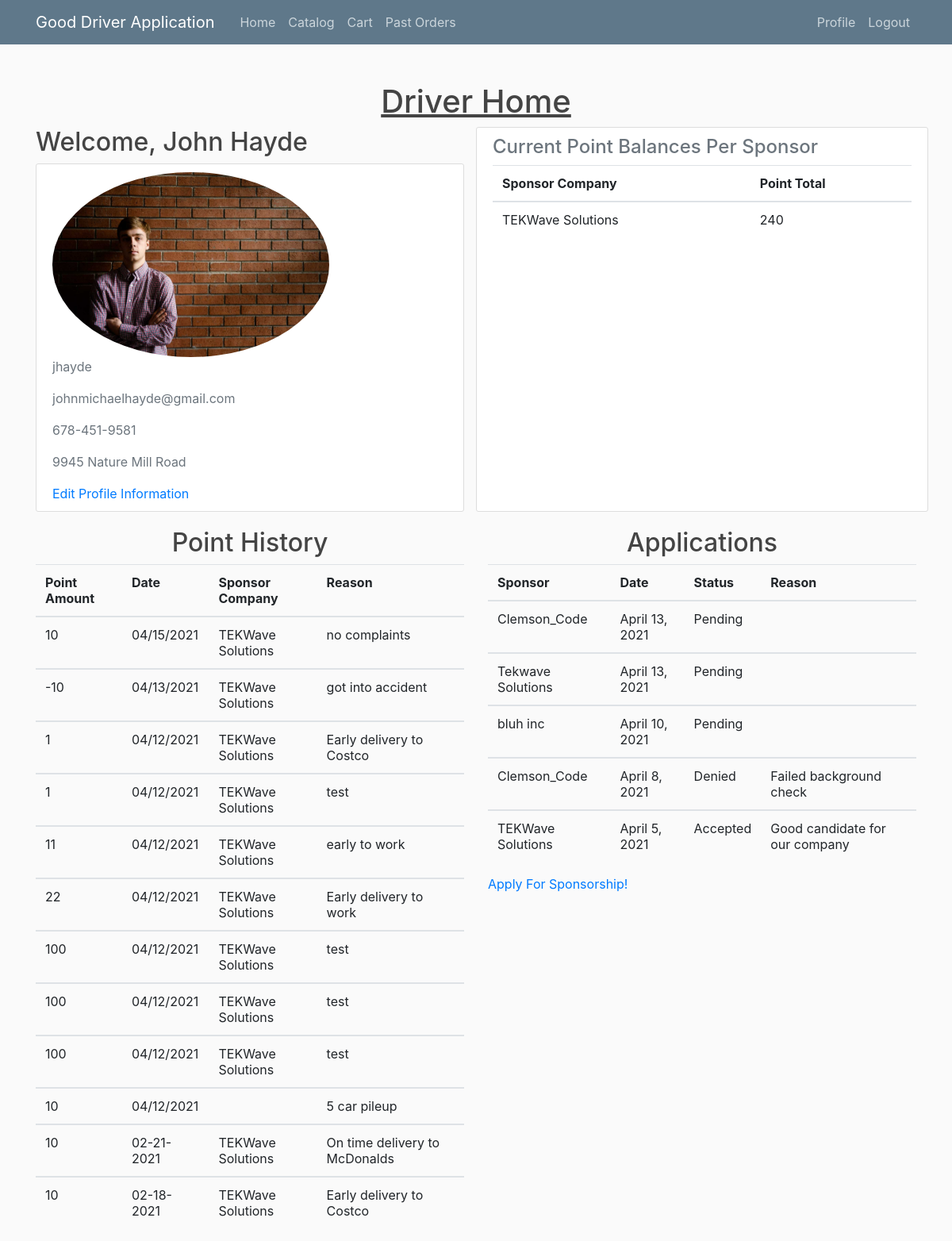
The app's page /driver_home/ (signed in), older data.
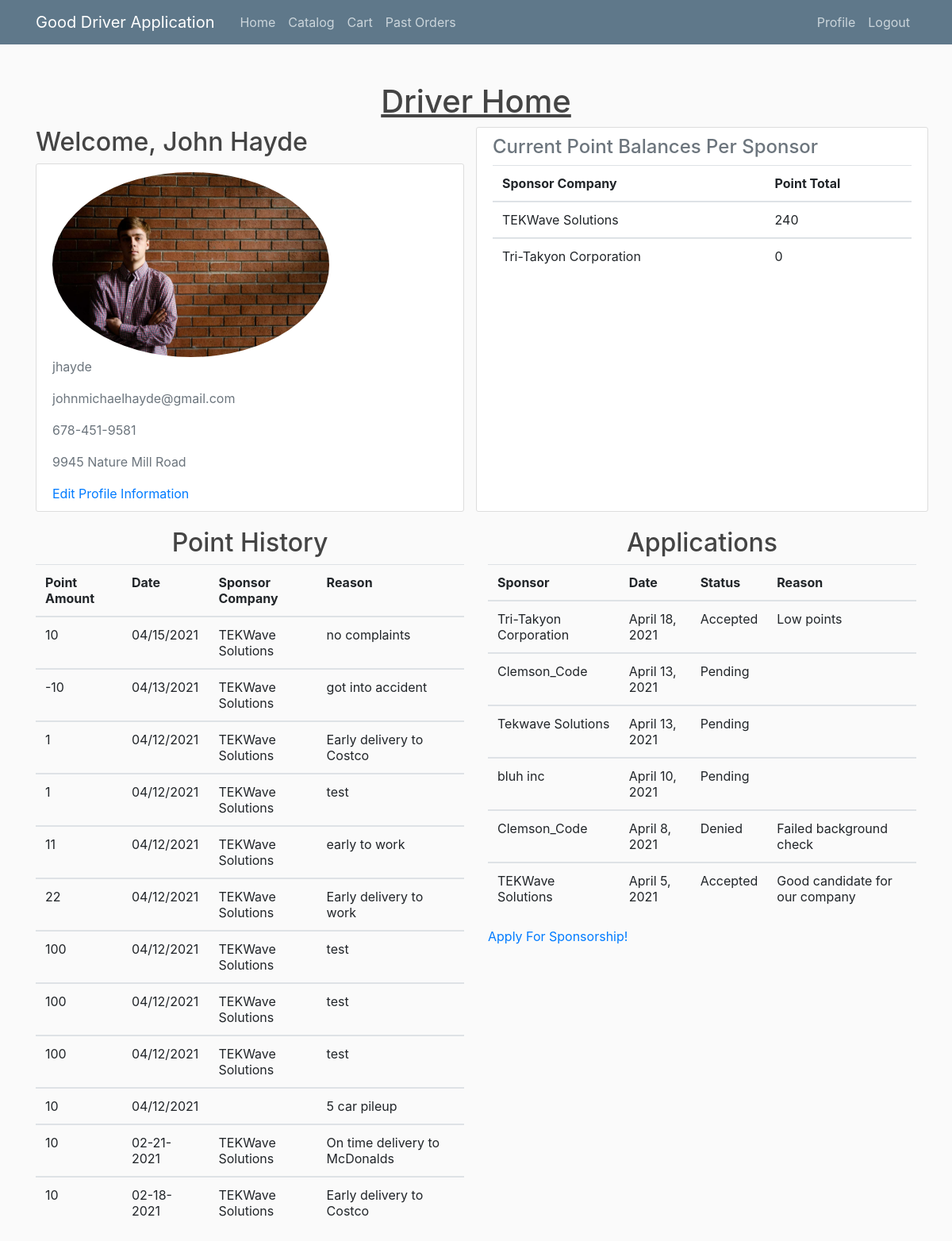
The same page, newer data.
### users/models.py (models this page shows)
class Driver(models.Model):
    username = models.CharField(max_length=30)
    password = models.CharField(max_length=30)
    first_name = models.CharField(max_length=20)
    last_name = models.CharField(max_length=30)
    phone_num = models.CharField(max_length=15)
    email = models.CharField(max_length=30)
    address = models.CharField(max_length=50)
    points = models.IntegerField(default=0)
    point_change_temp = models.IntegerField(default=0)
    sponsor = models.CharField(max_length=50, default="")
    profile_photo = ResizedImageField(quality=50, default='default.jpg', upload_to='profile_photos')

class Sponsorship(models.Model):
	sponsor_company = models.CharField(max_length=30, default = "")
	driver = models.CharField(max_length=30)
	driver_points = models.IntegerField(default=0)
	price_scalar = models.FloatField(default=1)

class PointHist(models.Model):
    username = models.CharField(max_length=30)
    sponsor_username = models.CharField(max_length=30)
    sponsor_company = models.CharField(max_length=30, default="")
    date = models.CharField(max_length=30)
    points = models.IntegerField(default=0)
    reason = models.CharField(max_length=300)

class Application(models.Model):
	driver = models.CharField(max_length=30)
	sponsor_company = models.CharField(max_length=30, default="")
	date = models.DateField(auto_now_add=True)
	status = models.CharField(max_length=10)
	reason = models.CharField(max_length=300, default="")

### portal/views.py (the view)
# urls.py: path('driver_home/', views.driver_home, name='driver-home'),
def driver_home(request):
    user = request.user
    gUser = GenericUser.objects.get(username=user.username)
    userType = gUser.type
    if userType == 'Sponsor':
        print('Driver name is: \''+Sponsor.objects.get(username=user.username).driver_vicarious+'\'')
    if userType == 'Sponsor' and not Driver.objects.filter(username=Sponsor.objects.get(username=user.username).driver_vicarious).exists():
        return redirect('select-driver')
    driver = driverGet(user)
    try:
        if userType == 'Sponsor':
            point_hist = PointHist.objects.filter(username=driver.username,sponsor_company=Sponsor.objects.get(username=user.username).sponsor_company)
        else:
            point_hist = PointHist.objects.filter(username=driver.username)
    except PointHist.DoesNotExist:
        point_hist = None
    try:
        if userType == 'Sponsor':
            applications = Application.objects.filter(driver=driver.username,sponsor_company=Sponsor.objects.get(username=user.username).sponsor_company)
        else:
            applications = Application.objects.filter(driver=driver.username)
    except Application.DoesNotExist:
        applications = None
    try:
        if userType == 'Sponsor':
            sponsor_list = Sponsorship.objects.filter(driver=driver.username,sponsor_company=Sponsor.objects.get(username=user.username).sponsor_company)
        else:
            sponsor_list = Sponsorship.objects.filter(driver=driver.username)
    except Sponsorship.DoesNotExist:
        sponsor_list = None
    data = {
        'points': driver.points,
        'point_hist': point_hist,
        'first_name': driver.first_name,
        'last_name': driver.last_name,
        'phone_num': driver.phone_num,
        'address': driver.address,
        'profile_photo': driver.profile_photo.url,
        'applications': applications,
        'sponsor': driver.sponsor,
        'sponsor_list': sponsor_list,
        'realDriver': (userType == 'Driver'),
    }
    return render(request, 'portal/driver_home.html', data)

### portal/views.py (called while the page is built)
def driverGet(user):
    gUser = GenericUser.objects.get(username=user.username)
    if (gUser.type == 'Driver'):
        return Driver.objects.get(username=user.username)
    elif (gUser.type == 'Sponsor'):
        return Driver.objects.get(username=Sponsor.objects.get(username=user.username).driver_vicarious)

### portal/templates/portal/driver_home.html
{% extends "portal/base_driver.html" %}
{% load static %}
{% block content %}
	<div class="row">
		<div class="col-md-12 d-flex justify-content-center">
			<h1 style="text-decoration: underline;">Driver Home</h1>
		</div>
	</div>
	<div class="row">
		<div class="col-md-6">
			{% if realDriver %}
				<h2 class="account-heading">Welcome, {{ first_name }} {{ last_name }}</h2>
			{% else %}
				<h2 class="account-heading">Viewing as {{ first_name }} {{ last_name }}</h2>
			{% endif %}
			<div class="content-section">
				<div class="media-body">
					<img class="rounded-circle account-img" width="70%" height="auto" src="{{ profile_photo }}">
					<p class="text-secondary">{{ user.username }}</p>
					<p class="text-secondary">{{ user.email }}</p>
					<p class="text-secondary">{{ phone_num }}</p>
					<p class="text-secondary">{{ address }}</p>
					<a href="{% url 'update-info' %}">Edit Profile Information</a>
				</div>
			</div>
		</div>
		<div class="col-md-6 content-section">
			<div class="media-heading">
				<h4 class="text-secondary">Current Point Balances Per Sponsor</h4>
				{% if sponsor_list %}
				<table class="table">
					<tr>
						<th scope="col">Sponsor Company</th>
						<th scope="col">Point Total</th>
					</tr>
					{% for sponsor in sponsor_list %}
						<tbody>
							<tr>
								<td>{{ sponsor.sponsor_company }}</td>
								<td>{{ sponsor.driver_points }}</td>
							</tr>
						</tbody>
					{% endfor %}
				</table>
				{% else %}
					<p>No sponsor point balances to display</p>
				{% endif %}
			</div>
		</div>
	</div>
	<div class="row">
		<div class="col-md-6">
			<h2 class="media-heading d-flex justify-content-center">Point History</h2>
			{% if point_hist %}
				<table class="table">
					<tr>
						<th scope="col">Point Amount</th>
						<th scope="col">Date</th>
						<th scope="col">Sponsor Company</th>
						<th scope="col">Reason</th>
					</tr>
					{% for item in point_hist reversed %}
						<tbody>
							<tr>
								<td>{{ item.points }}</td>
								<td>{{ item.date }}</td>
								<td>{{ item.sponsor_company }}</td>
								<td>{{ item.reason }}</td>
							</tr>
						</tbody>
					{% endfor %}
				</table>
			{% else %}
				<p class="text-secondary">No Point History To Display</p>
			{% endif %}
		</div>
		<div class="col-md-6">
			<h2 class="media-heading d-flex justify-content-center">Applications</h2>
			{% if applications %}
				<table class="table">
					<tr>
						<th scope="col">Sponsor</th>
						<th scope="col">Date</th>
						<th scope="col">Status</th>
						<th scope="col">Reason</th>
					</tr>
					{% for item in applications reversed %}
						<tbody>
							<tr>
								<td>{{ item.sponsor_company }}</td>
								<td>{{ item.date }}</td>
								<td>{{ item.status }}</td>
								<td>{{ item.reason }}</td>
							</tr>
						</tbody>
					{% endfor %}
				</table>
			{% else %}
				<p class="text-secondary">No Applications To Display</p>
			{% endif %}
			<a href="{% url 'apply' %}">Apply For Sponsorship!</a>
		</div>
	</div>
{% endblock content%}

### portal/templates/portal/base_driver.html (shortened to what this page needs)
{% load static %}
<!DOCTYPE html>
<html lang="en" dir="ltr">
	<head>
    <link rel="stylesheet" href="https://stackpath.bootstrapcdn.com/bootstrap/4.3.1/css/bootstrap.min.css">
		<link rel="stylesheet" type="text/css" href="{% static 'portal/main.css' %}">
	</head>
	<body>
		<header class="site-header">
      <nav class="navbar navbar-expand-md navbar-dark bg-steel fixed-top">
        <div class="container">
          <a class="navbar-brand mr-4" href="#">Good Driver Application</a>
          <div class="collapse navbar-collapse" id="navbarToggle">
			  <div class="navbar-nav mr-auto">
			  	<a class="nav-item nav-link" href="{% url 'portal_home' %}">Home</a>
			  	<a class="nav-item nav-link" href="{% url 'driver-catalogs' %}">Catalog</a>
				<a class="nav-item nav-link" href="{% url 'Cart' 1 %}">Cart</a>
				<a class="nav-item nav-link" href="{% url 'Order-History' 1 %}">Past Orders</a>
			  </div>
            <div class="navbar-nav">
							{% if user.is_authenticated %}
								<a class="nav-item nav-link" href="{% url 'home' %}">Profile</a>
								<a class="nav-item nav-link" href="{% url 'logout' %}">Logout</a>
							{% else %}
							<a class="nav-item nav-link" href="{% url 'login' %}">Login</a>
							{% endif %}
            </div>
          </div>
        </div>
      </nav>
    </header>
		<div class="container">
			{% block content %}{% endblock %}
		</div>
	</body>
</html>

### portal/static/portal/main.css (style rules this page uses)
body { background: #fafafa; color: #333333; margin-top: 5rem; }
h1, h2, h3, h4, h5, h6 { color: #444444; }
.bg-steel { background-color: #5f788a; }
.site-header .navbar-nav .nav-link { color: #cbd5db; }
.content-section { background: #ffffff; padding: 10px 20px; border: 1px solid #dddddd; border-radius: 3px; margin-bottom: 20px; }

Row changes from the older to the newer data that the page shows:
added Sponsorship: sponsor_company "Tri-Takyon Corporation", driver_points "0"
added Application: sponsor_company "Tri-Takyon Corporation", date "April 18, 2021", status "Accepted", reason "Low points"
